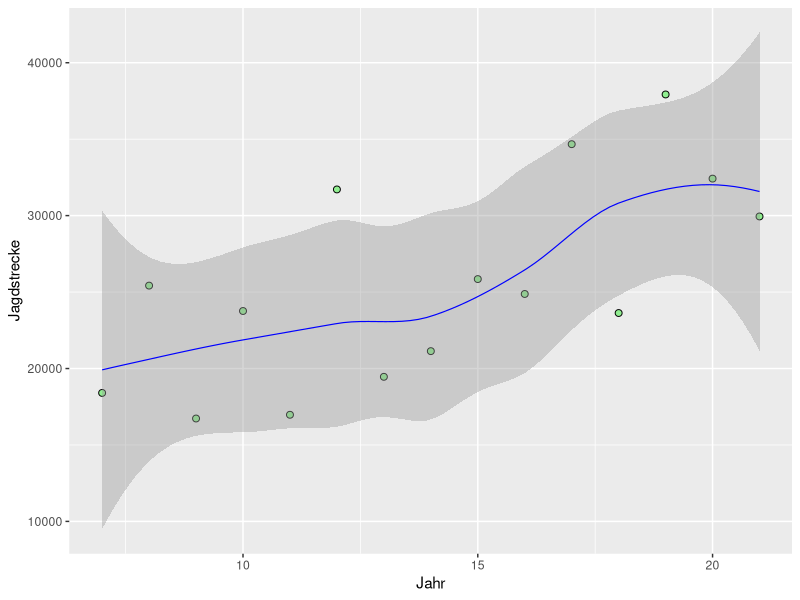
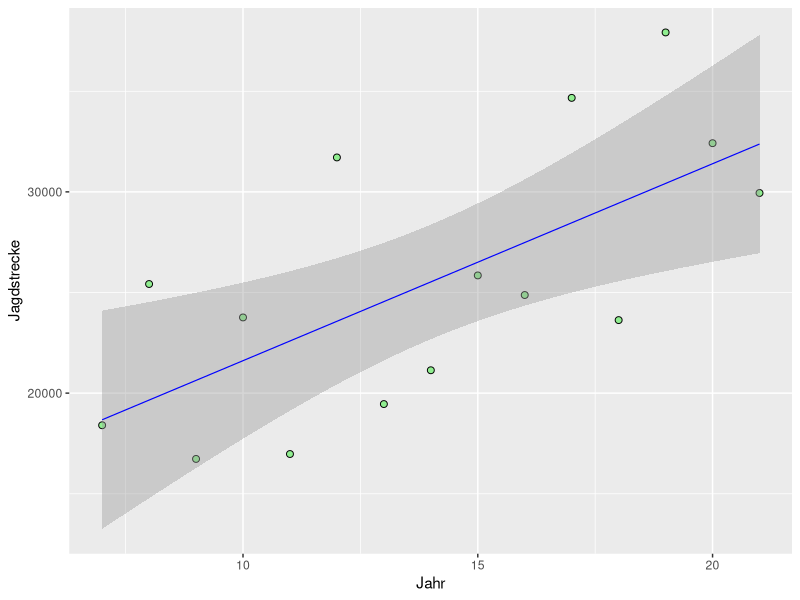
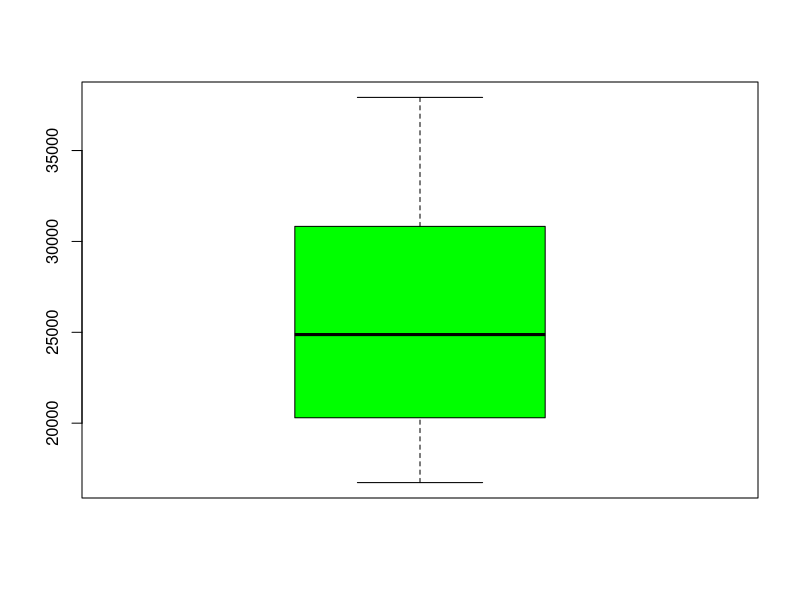
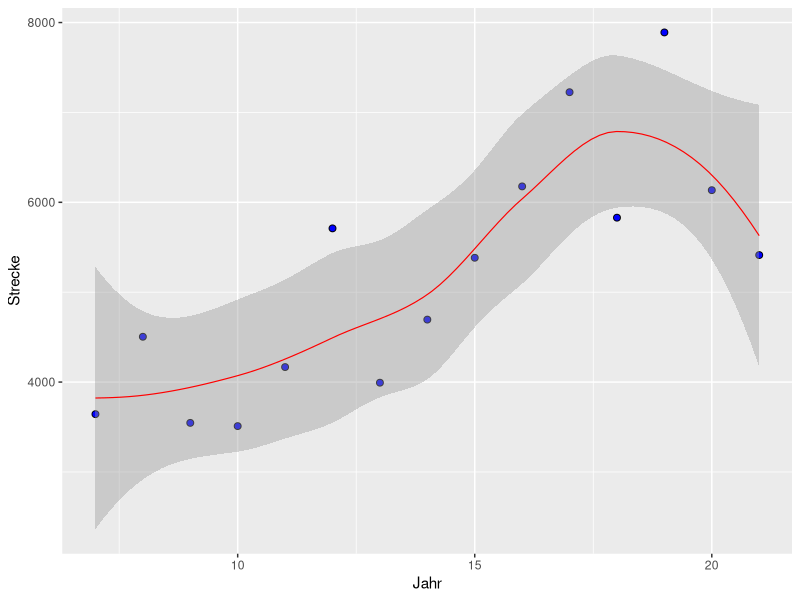
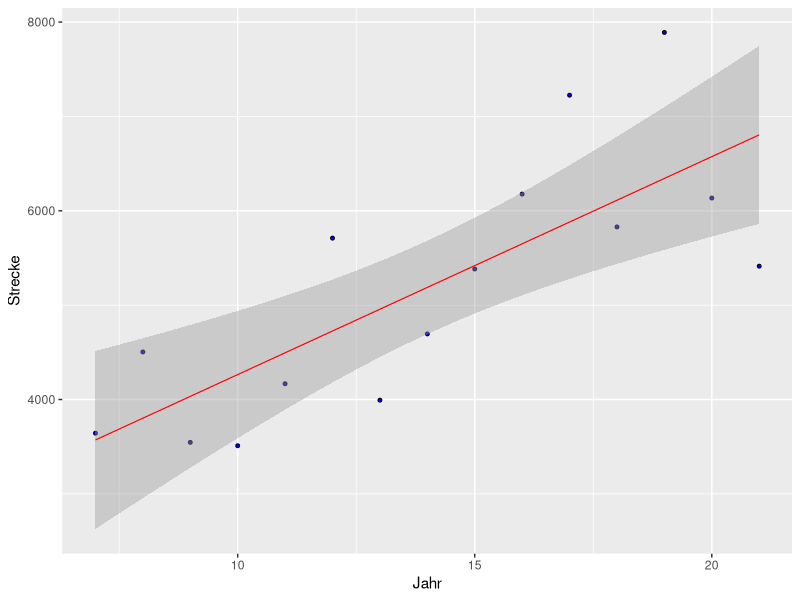
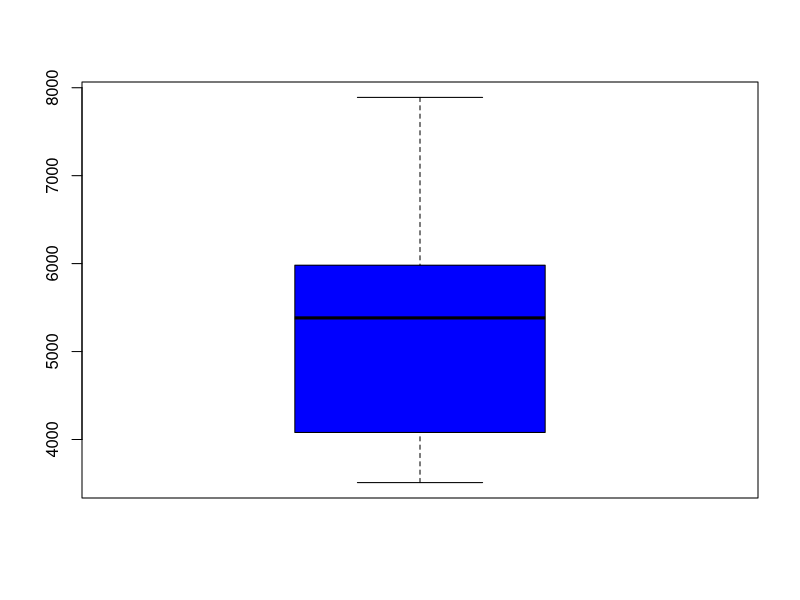

Generate these figures, in order, with R: (Note: this script raises an error after producing the figures.)
## ---- chunk 1

## ---- chunk 2
x <- c(21, 20, 19, 18, 17, 16, 15, 14, 13, 12, 11, 10, 09, 08, 07)
y <- c(29945, 32420, 37924, 23629, 34672, 24875, 25849, 21136, 19457, 31712, 16974, 23761, 16730, 25422, 18403 )
df1 <- data.frame(Jahr = x, Jagdstrecke = y)
df1

## ---- chunk 3
library(ggplot2)


ggplot(df1) +
  aes(y = Jagdstrecke,
      x = Jahr) +
  geom_point(shape = 21, size = 2, fill = "lightgreen") + 
  geom_smooth(formula = y ~ x, method = "loess", col='blue', linewidth=0.4,)
## ---- chunk 4
library(ggplot2)


ggplot(df1) +
  aes(y = Jagdstrecke,
      x = Jahr) +
  geom_point(shape = 21, size = 2, fill = "lightgreen") + 
  geom_smooth(formula = y ~ x, method = "lm", col='blue', linewidth=0.4,)
## ---- chunk 5
boxplot(df1$Jagdstrecke, col="green")


## ---- chunk 6
x <- c(21, 20, 19, 18, 17, 16, 15, 14, 13, 12, 11, 10, 09, 08, 07)
y <- c(5413, 6135, 7890, 5829, 7225, 6177, 5383, 4695, 3993, 5710, 4167, 3510, 3546, 4504, 3643)
df <- data.frame(Jahr = x, Strecke = y)
df

## ---- chunk 7
library(ggplot2)
ggplot(df) +
  aes(x=Jahr, 
      y=Strecke) +
    geom_point(shape = 21, size = 2, fill = "blue") +
    geom_smooth(formula = y ~ x, method = "loess", col='red', linewidth=0.4,)
## ---- chunk 8
library(ggplot2)


ggplot(df) +
  aes(y = Strecke,
      x = Jahr) +
  geom_point(shape = 21, size = 1, fill = "blue") +
  geom_smooth(formula = y ~ x, method = "lm", col='red', linewidth=0.4,)


## ---- chunk 9
boxplot(df$Strecke, col="blue")
## ---- chunk 10
#| label: plot-penguins
#| warning: false
#| echo: false

ggplot(penguins, 
       aes(x = flipper_length_mm, y = bill_length_mm)) +
  geom_point(aes(color = species, shape = species)) +
  scale_color_manual(values = c("darkorange","purple","cyan4")) +
  labs(
    title = "Flipper and bill length",
    subtitle = "Dimensions for penguins at Palmer Station LTER",
    x = "Flipper length (mm)", y = "Bill length (mm)",
    color = "Penguin species", shape = "Penguin species"
  ) +
  theme_minimal()
